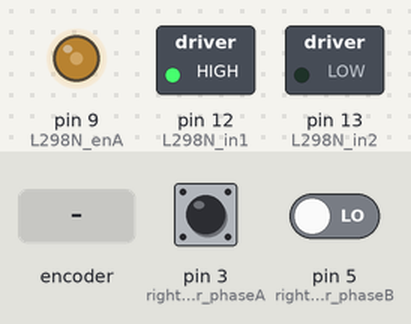
Bench run of a sketch on a simulated Arduino Uno, built with avr-gcc and run on an emulated ATmega328P. On the bench: switched loads named in the sketch (green lamp = pin HIGH), output pins drawn as LEDs (lit = HIGH). Inputs (shaded band) come from the test bench; at power-on: pin 3 (right_encoder_phaseA) HIGH, pin 5 (right_encoder_phaseB) LOW. What the sketch prints to the serial monitor is not drawn.

Above: at 1.2 s.
1.3 s: rotary encoder on pin 3 (right_encoder_phaseA) / pin 5 (right_encoder_phaseB) turned 1 step (first pin leading)
Timing chart, 0 to 4.3 s (numbered marks = the images above; inputs shaded):
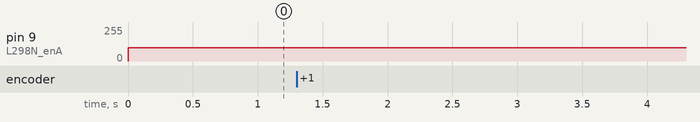

Measured:
- after the input at 1.3 s, every drawn part: stays the same

The sketch:

simple_encoder_reader.ino
```cpp
// L298N H-Bridge Connection PINs
#define L298N_enA 9  // PWM
#define L298N_in2 13  // Dir Motor A
#define L298N_in1 12  // Dir Motor A

#define right_encoder_phaseA 3  // Interrupt
#define right_encoder_phaseB 5

unsigned int right_encoder_counter = 0;
String right_encoder_sign = "p";
double right_wheel_meas_vel = 0.0;    // rad/s

void setup() {
  // Set pin modes
  pinMode(L298N_enA, OUTPUT);
  pinMode(L298N_in1, OUTPUT);
  pinMode(L298N_in2, OUTPUT);

  // Set Motor Rotation Direction
  digitalWrite(L298N_in1, HIGH);
  digitalWrite(L298N_in2, LOW);

  Serial.begin(115200);

  pinMode(right_encoder_phaseB, INPUT);
  attachInterrupt(digitalPinToInterrupt(right_encoder_phaseA), rightEncoderCallback, RISING);
}

void loop() {
  right_wheel_meas_vel = (10 * right_encoder_counter * (60.0/385.0)) * 0.10472;  //velacity
  String encoder_read = "r" + right_encoder_sign + String(right_wheel_meas_vel); // taking rpm value radian per second
  Serial.println(encoder_read);
  right_encoder_counter = 0;
  analogWrite(L298N_enA, 100);
  delay(100);
}

void rightEncoderCallback()
{
  if(digitalRead(right_encoder_phaseB) == HIGH)
  {
    right_encoder_sign = "p";  ///clock wise
  }
  else
  {
    right_encoder_sign = "n";  //anti clockwise
  }
  right_encoder_counter++;
}
```
